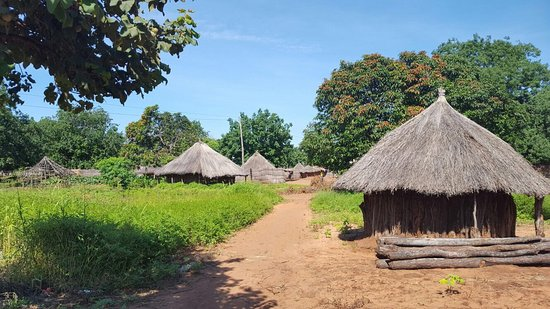
#> input picture opencv/Basics/photo1.jpg, 550 x 309 px
$ python 8_rotate.py
#> lines starting #> are read from the running program, lines starting #| are printed output that depends on the picture
# rotate

import numpy as np
import argparse
import imutils
import cv2

# Consturct the argument parse and parse the arguments
ap = argparse.ArgumentParser()
ap.add_argument("-i", "--image", type=str, default="photo1.jpg", help = "path to the input image")
args = vars(ap.parse_args())

image = cv2.imread(args['image'])
#> image is the input picture: shape (309, 550, 3); mean B, G, R 114.3, 127.3, 118.4
image = imutils.resize(image = image, width=500)
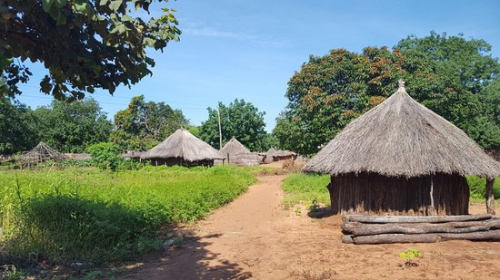
#> image: shape (280, 500, 3); mean B, G, R 114.3, 127.3, 118.4

cv2.imshow("Original", image)

# In order to rotate the image, we need to define the point around which we are gonna rotate the image.
(h,w) = image.shape[:2]
#> h = 280; w = 500
(cX, cY) = (w//2, h//2)
#> cX = 250; cY = 140

################################################################
M = cv2.getRotationMatrix2D(center=(cX, cY), angle=45, scale = 1.3)
rotated = cv2.warpAffine(image, M, (w, h))
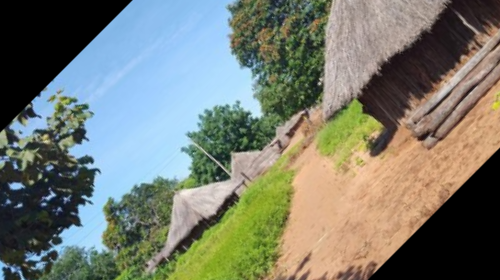
#> rotated: shape (280, 500, 3); mean B, G, R 113.2, 124.2, 119.7
cv2.imshow("Rotated by 45 counterclockwise", rotated)

M = cv2.getRotationMatrix2D(center=(cX, cY), angle=-45, scale = 1.0)
rotated = cv2.warpAffine(image, M, (w, h))
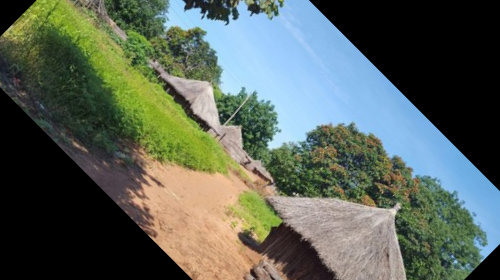
#> rotated: shape (280, 500, 3); mean B, G, R 89.5, 99.7, 89.9
cv2.imshow("Rotated by 45 clockwise", rotated)
cv2.waitKey(0)
cv2.destroyAllWindows()
################################################################

rotated = imutils.rotate(image, -45)
cv2.imshow("Rotated by 45 clockwise", rotated)
cv2.waitKey(0)


rotated = imutils.rotate_bound(image, -45)
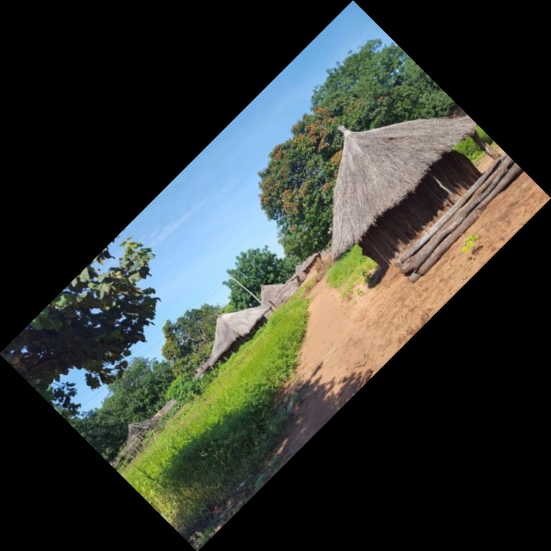
#> rotated: shape (551, 551, 3); mean B, G, R 52.7, 58.7, 54.6
cv2.imshow("Rotated by 45 clockwise with rotatebound", rotated)
cv2.waitKey(0)
cv2.destroyAllWindows()
